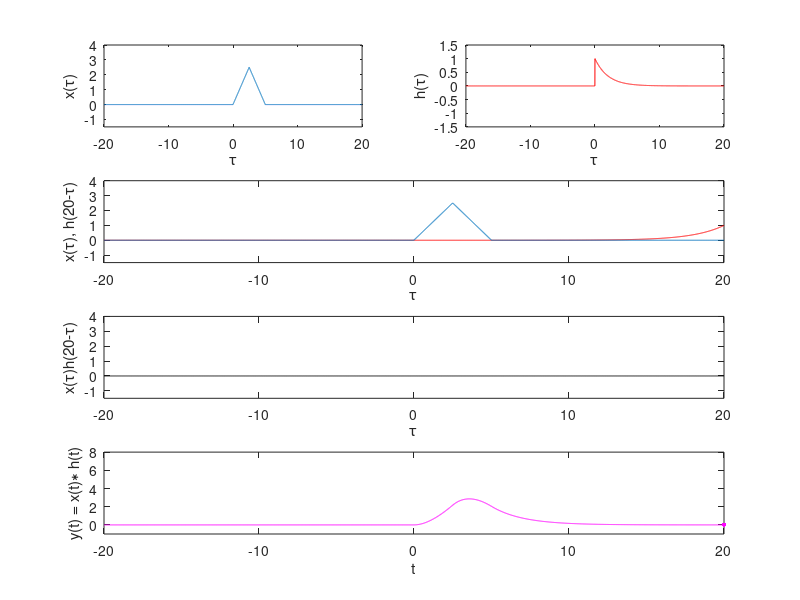

Recreate this plot in MATLAB.
clear all
close all
clc

T = 20;
dt = 0.01;
N = T/dt;
t = -T:dt:T;
L = 5;
alpha = exp(-0.5);
x = [zeros(1,N) dt*(1:1:ceil(L/dt/2)) dt*(floor(L/dt/2):-1:1) zeros(1,N-L/dt+1)];
h = [zeros(1,N) alpha.^t(end-N:end)];

y = [];
figure
i = 1;
for n = -N:N
    if mod(n,1/dt) == 0
        subplot(4,2,1)
        plot(t,x,'MarkerFaceColor','blue'), axis([-T T -1.5 ceil(L/2)+1]), xlabel('\tau'), ylabel('x(\tau)')
        subplot(4,2,2)
        plot(t,h,'r','MarkerFaceColor','red'), axis([-T T -1.5 1.5]), xlabel('\tau'), ylabel('h(\tau)')
    end
    if n<0
        if mod(n,1/dt) == 0
            subplot(4,2,[3,4])
            plot(t,[h(end-abs(n):-1:1) zeros(1,abs(n))],'r','MarkerFaceColor','red','MarkerSize',10), hold on,
            plot(t,x,'MarkerFaceColor','blue'), axis([-T T -1.5 ceil(L/2)+1]), xlabel('\tau'), ylabel(['x(\tau), h(' sprintf('%2.0f',n*dt) '-\tau)'])
            hold off
            subplot(4,2,[5,6])
            plot(t,x.*[h(end-abs(n):-1:1) zeros(1,abs(n))],'k','MarkerFaceColor','black'), axis([-T T -1.5 ceil(L/2)+1])
            xlabel('\tau'), ylabel(['x(\tau)h(' sprintf('%2.0f',n*dt) '-\tau)'])
            subplot(4,2,[7,8])
        end
        y = [y sum(x.*[h(end-abs(n):-1:1) zeros(1,abs(n))])*dt];
        if mod(n,1/dt) == 0
            plot(t,[y NaN(1,2*N+1-i)],'m','MarkerFaceColor','magenta'), hold on,
            plot(t(i),y(end),'m','MarkerFaceColor','magenta','MarkerSize',10),
            axis([-T T -1 8]), xlabel('t'), ylabel('y(t) = x(t)\ast h(t)')
         end
    else
        if mod(n,1/dt) == 0
            subplot(4,2,[3,4])
            plot(t,[zeros(1,n) h(end:-1:1+n) ],'r','MarkerFaceColor','red','MarkerSize',10), hold on,
            plot(t,x,'MarkerFaceColor','blue'), axis([-T T -1.5 ceil(L/2)+1]), xlabel('\tau'), ylabel(['x(\tau), h(' sprintf('%2.0f',n*dt) '-\tau)'])
            hold off
            subplot(4,2,[5,6])
            plot(t,x.*[zeros(1,n) h(end:-1:1+n)],'k','MarkerFaceColor','black'), axis([-T T -1.5 ceil(L/2)+1])
            xlabel('\tau'), ylabel(['x(\tau)h(' sprintf('%2.0f',n*dt) '-\tau)'])
            subplot(4,2,[7,8])
        end
        y = [y sum(x.*[zeros(1,n) h(end:-1:1+n)])*dt];
        if mod(n,1/dt) == 0
            plot(t,[y NaN(1,2*N+1-i)],'m','MarkerFaceColor','magenta'), hold on,
            plot(t(i),y(end),'m','MarkerFaceColor','magenta','MarkerSize',10),
            axis([-T T -1 8]), xlabel('t'), ylabel('y(t) = x(t)\ast h(t)')
         end
    end
    if mod(n,1/dt) == 0
        hold off
        pause
    end
    i = i + 1;
end
